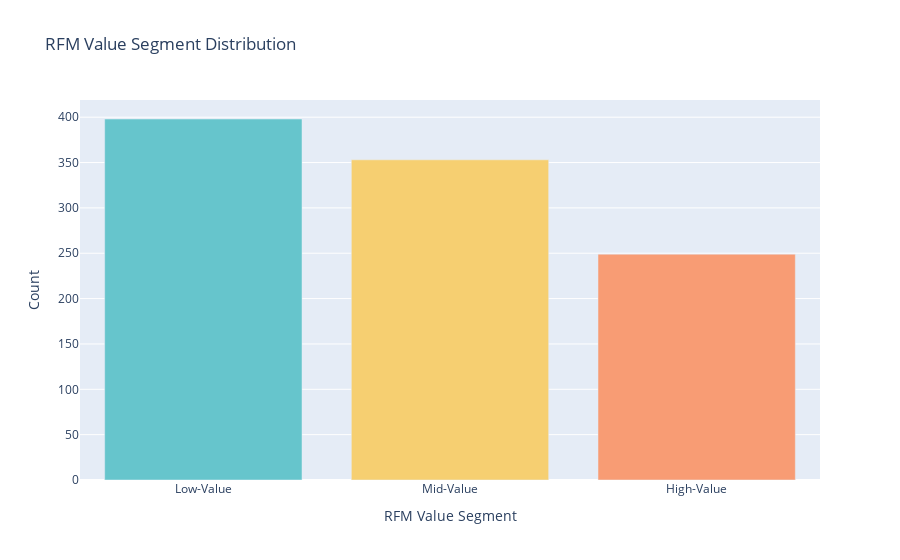

This figure's notebook cell:
### Code cell
import plotly.express as px

def plot_rfm_segment_distribution(data):
    # Calculate the counts of each RFM segment
    segment_counts = data['Value Segment'].value_counts().reset_index()
    segment_counts.columns = ['Value Segment', 'Count']

    # Define colors for the segments
    pastel_colors = px.colors.qualitative.Pastel

    # Create the bar chart
    fig_segment_dist = px.bar(segment_counts, x='Value Segment', y='Count', 
                              color='Value Segment', color_discrete_sequence=pastel_colors,
                              title='RFM Value Segment Distribution')

    # Update the layout
    fig_segment_dist.update_layout(xaxis_title='RFM Value Segment',
                                  yaxis_title='Count',
                                  showlegend=False)

    # Show or return the chart, depending on your needs
    return fig_segment_dist

# Example usage:
fig = plot_rfm_segment_distribution(data)
fig.show()  # To display the chart

### Figure 1 — Plotly figure (JSON) as saved in the notebook; plotly's stock layout.template omitted (floating-point values rounded to 4 significant figures)
{"data": [{"alignmentgroup": "True", "hovertemplate": "Value Segment=%{x}<br>Count=%{y}<extra></extra>", "legendgroup": "Low-Value", "marker": {"color": "rgb(102, 197, 204)", "pattern": {"shape": ""}}, "name": "Low-Value", "offsetgroup": "Low-Value", "orientation": "v", "showlegend": true, "textposition": "auto", "type": "bar", "x": ["Low-Value"], "xaxis": "x", "y": [398], "yaxis": "y"}, {"alignmentgroup": "True", "hovertemplate": "Value Segment=%{x}<br>Count=%{y}<extra></extra>", "legendgroup": "Mid-Value", "marker": {"color": "rgb(246, 207, 113)", "pattern": {"shape": ""}}, "name": "Mid-Value", "offsetgroup": "Mid-Value", "orientation": "v", "showlegend": true, "textposition": "auto", "type": "bar", "x": ["Mid-Value"], "xaxis": "x", "y": [353], "yaxis": "y"}, {"alignmentgroup": "True", "hovertemplate": "Value Segment=%{x}<br>Count=%{y}<extra></extra>", "legendgroup": "High-Value", "marker": {"color": "rgb(248, 156, 116)", "pattern": {"shape": ""}}, "name": "High-Value", "offsetgroup": "High-Value", "orientation": "v", "showlegend": true, "textposition": "auto", "type": "bar", "x": ["High-Value"], "xaxis": "x", "y": [249], "yaxis": "y"}], "layout": {"autosize": true, "barmode": "relative", "legend": {"title": {"text": "Value Segment"}, "tracegroupgap": 0}, "showlegend": false, "title": {"text": "RFM Value Segment Distribution"}, "xaxis": {"anchor": "y", "autorange": true, "categoryarray": ["Low-Value", "Mid-Value", "High-Value"], "categoryorder": "array", "domain": [0, 1], "range": [-0.5, 2.5], "title": {"text": "RFM Value Segment"}, "type": "category"}, "yaxis": {"anchor": "x", "autorange": true, "domain": [0, 1], "range": [0, 418.9], "title": {"text": "Count"}, "type": "linear"}}}
